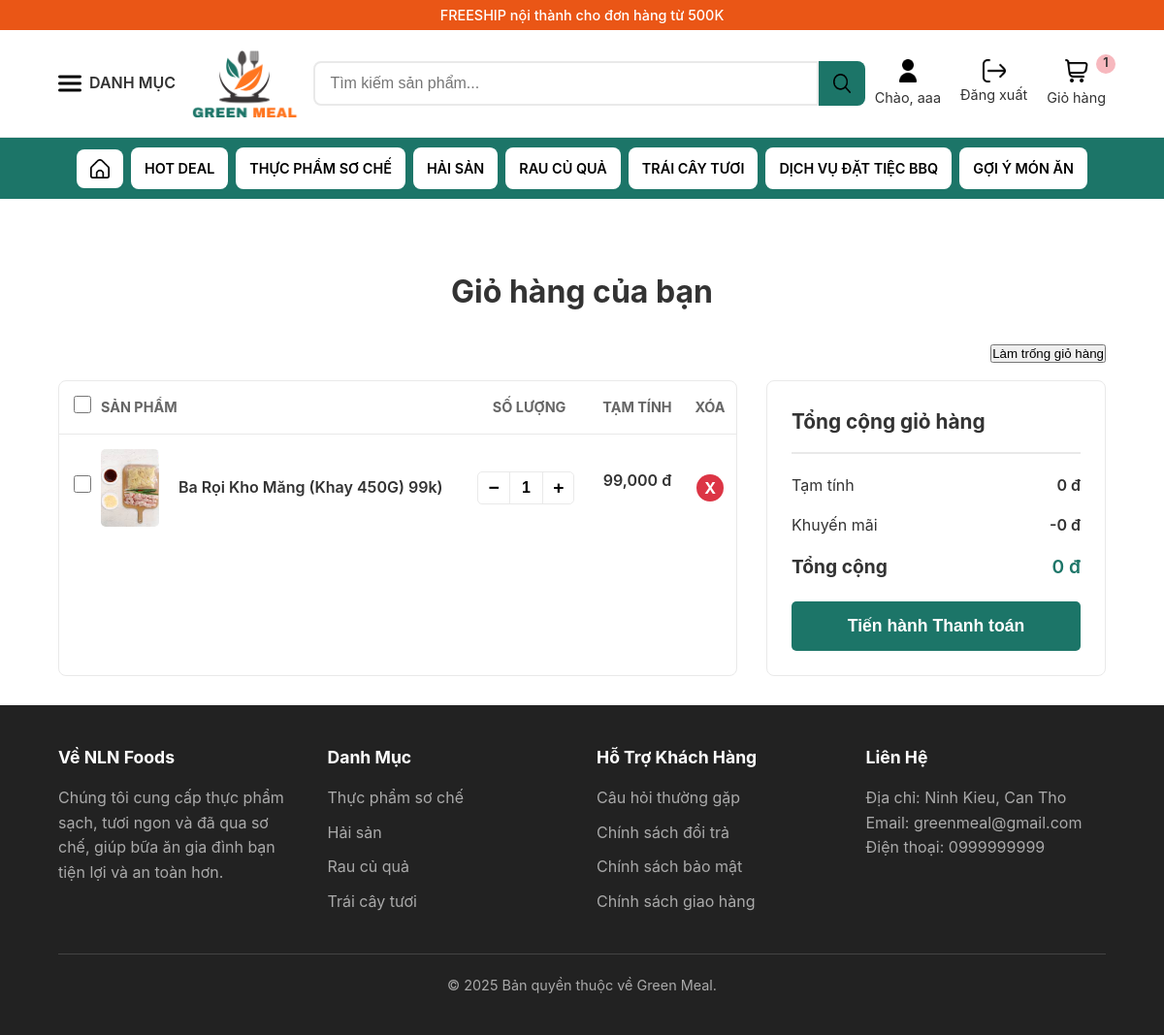
/public/cart/index (signed in), run on the app's committed database.
### tables this page shows
CREATE TABLE `danh_muc` (
  `ID_DM` varchar(5) NOT NULL,
  `TEN_DM` varchar(200) NOT NULL
);

CREATE TABLE `chi_tiet_gio_hang` (
  `ID_GH` varchar(5) NOT NULL,
  `ID_HH` varchar(5) NOT NULL,
  `SO_LUONG_SP` int(11) NOT NULL
);

CREATE TABLE `hang_hoa` (
  `ID_HH` varchar(5) NOT NULL,
  `ID_LHH` varchar(5) NOT NULL,
  `ID_DVT` varchar(5) NOT NULL,
  `ID_KM` varchar(5) DEFAULT NULL,
  `TEN_HH` varchar(100) NOT NULL,
  `link_anh` varchar(255) DEFAULT NULL,
  `MO_TA_HH` text NOT NULL,
  `SO_LUONG_TON_HH` decimal(10,2) NOT NULL,
  `DUOC_PHEP_BAN` tinyint(1) NOT NULL,
  `LA_HANG_SX` tinyint(1) NOT NULL,
  `HSD` datetime NOT NULL
);

CREATE TABLE `gia_ban_hien_tai` (
  `ID_HH` varchar(5) NOT NULL,
  `ID_TD` varchar(5) NOT NULL,
  `GIA_HIEN_TAI` decimal(10,2) NOT NULL
);

### src/views/cart/index.php (the view, shortened to what the rows shown need)
<?php
require_once __DIR__ . '/../partials/header.php';
?>
<div class="container cart-page-container">
    <h2>Giỏ hàng của bạn</h2>
    <?php if (empty($cartItems)): ?>
        <p class="cart-empty-message">Giỏ hàng của bạn đang trống.</p>
    <?php else: ?>
        <form action="<?php echo BASE_PATH; ?>/checkout/index" method="POST" id="form-cart-checkout">
            <div class="cart-layout">
                <div class="cart-items-list">
                    <table class="cart-table">
                        <thead>
                            <tr>
                                <th class="cart-checkbox-cell"><input type="checkbox" id="cart-select-all"></th>
                                <th colspan="2">Sản phẩm</th>
                                <th>Số lượng</th>
                                <th>Tạm tính</th>
                                <th>Xóa</th>
                            </tr>
                        </thead>
                        <tbody id="cart-tbody">
                            <?php foreach ($cartItems as $item):
                                $discountPercent = $item['discount_percent'] ?? 0;
                                $discountedPrice = $item['price'] * (1 - $discountPercent / 100);
                            ?>
                                <tr id="cart-item-<?php echo $item['id']; ?>"
                                    data-price="<?php echo $discountedPrice; ?>"
                                    data-subtotal="<?php echo $item['price']; ?>"
                                    data-discount-percent="<?php echo $discountPercent; ?>">
                                    <td class="cart-checkbox-cell">
                                        <input type="checkbox" class="cart-item-select" name="selected_items[]" value="<?php echo $item['id']; ?>">
                                    </td>
                                    <td class="cart-item-image">
                                        <img src="<?php echo BASE_PATH; ?>/uploads/<?php echo htmlspecialchars($item['image']); ?>" alt="<?php echo htmlspecialchars($item['name']); ?>">
                                    </td>
                                    <td class="cart-item-name">
                                        <a href="<?php echo BASE_PATH; ?>/product/detail/<?php echo $item['id']; ?>">
                                            <?php echo htmlspecialchars($item['name']); ?>
                                        </a>
                                    </td>
                                    <td class="cart-item-quantity">
                                        <div class="quantity-input-group">
                                            <button type="button" class="btn-quantity-change" data-id="<?php echo $item['id']; ?>" data-change="-1">−</button>
                                            <input type="text" value="<?php echo $item['quantity']; ?>" class="quantity-field" data-id="<?php echo $item['id']; ?>" readonly>
                                            <button type="button" class="btn-quantity-change" data-id="<?php echo $item['id']; ?>" data-change="1">+</button>
                                        </div>
                                    </td>
                                    <td class="cart-item-subtotal">
                                        <?php
                                            $originalItemSubtotal = $item['price'] * $item['quantity'];
                                            $discountedItemSubtotal = $discountedPrice * $item['quantity'];
                                        ?>
                                        <?php if ($discountPercent > 0): ?>
                                            <span class="product-price-discounted"><?php echo number_format($discountedItemSubtotal); ?> đ</span>
                                            <span class="product-price-original"><?php echo number_format($originalItemSubtotal); ?> đ</span>
                                        <?php else: ?>
                                            <span class="product-price"><?php echo number_format($originalItemSubtotal); ?> đ</span>
                                        <?php endif; ?>
                                    </td>
                                    <td class="cart-item-remove">
                                        <a href="<?php echo BASE_PATH; ?>/cart/remove/<?php echo $item['id']; ?>" class="btn-remove btn-remove-item">X</a>
                                    </td>
                                </tr>
                            <?php endforeach; ?>
                        </tbody>
                    </table>
                </div>
            </div>
        </form>
    <?php endif; ?>
</div>
<?php
require_once __DIR__ . '/../partials/footer.php';
?>

### src/views/partials/header.php (shortened to what the rows shown need)
<!DOCTYPE html>
<html lang="vi">
<head>
    <link rel="stylesheet" href="<?php echo BASE_PATH; ?>/css/style.css">
</head>
<body>
<nav class="sub-nav">
    <div class="container">
        <ul>
            <?php
            if (isset($categories) && !empty($categories)):
                foreach ($categories as $category):
            ?>
                <li>
                    <a href="<?php echo BASE_PATH; ?>/product/category/<?php echo $category['ID_DM']; ?>">
                        <?php echo htmlspecialchars($category['TEN_DM']); ?>
                    </a>
                </li>
            <?php
                endforeach;
            endif;
            ?>
        </ul>
    </div>
</nav>

### src/views/partials/footer.php (shortened to what the rows shown need)
</main> <footer class="main-footer">
    <div class="container">
        <div class="footer-grid">
            <div class="footer-column">
                <ul>
                    <?php
                    if (isset($categories) && !empty($categories)):
                        foreach ($categories as $category):
                    ?>
                        <li>
                            <a href="/NLN_NLCS/public/product/category/<?php echo $category['ID_DM']; ?>">
                                <?php echo htmlspecialchars($category['TEN_DM']); ?>
                            </a>
                        </li>
                    <?php
                        endforeach;
                    endif;
                    ?>
                </ul>
            </div>
        </div>
    </div>
</footer>
</body>
</html>

### data on the page
danh_muc: TEN_DM "THỰC PHẨM SƠ CHẾ", TEN_DM "Thực phẩm sơ chế"
danh_muc: TEN_DM "HẢI SẢN", TEN_DM "Hải sản"
danh_muc: TEN_DM "RAU CỦ QUẢ", TEN_DM "Rau củ quả"
danh_muc: TEN_DM "TRÁI CÂY TƯƠI", TEN_DM "Trái cây tươi"
chi_tiet_gio_hang: ID_HH.TEN_HH (picture), ID_HH.TEN_HH "Ba Rọi Kho Măng (Khay 450G) 99k)", SO_LUONG_SP "1", SO_LUONG_SP.GIA_HIEN_TAI "99,000"

### other printed values
$_SESSION['user_name'] "aaa"
$_SESSION['cart_count'] "1"
